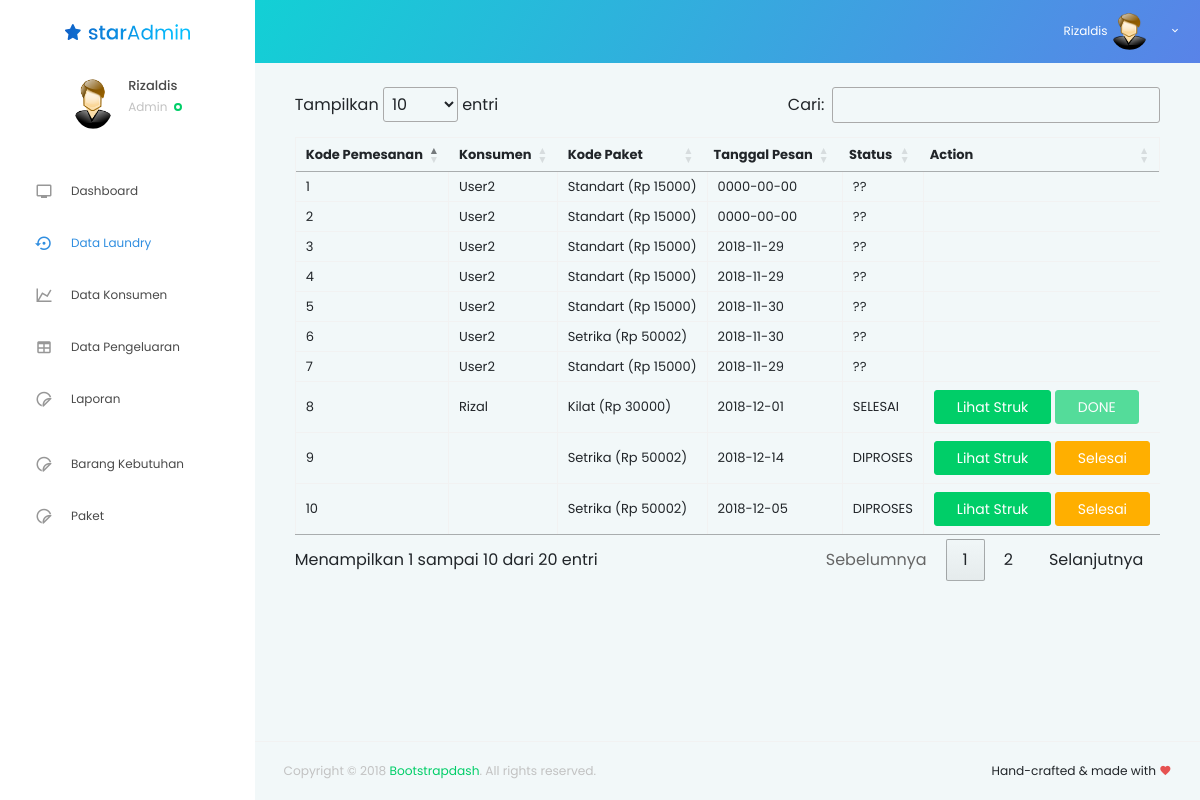
The app's page /page/admin/data_laundry.php (signed in) with its own data.
### tables this page shows
CREATE TABLE `vivalo_admin` (
  `id_admin` int(3) NOT NULL,
  `nama_admin` char(30) NOT NULL,
  `no_hp` varchar(15) DEFAULT NULL,
  `alamat` text NOT NULL
);

CREATE TABLE `vivalo_pemesanan` (
  `kd_pemesanan` int(5) NOT NULL,
  `id_konsumen` int(5) NOT NULL,
  `kd_paket` int(5) NOT NULL,
  `date` date NOT NULL,
  `jumlah_laundry` int(5) NOT NULL,
  `total` int(11) NOT NULL
);

CREATE TABLE `vivalo_konsumen` (
  `id_konsumen` int(5) NOT NULL,
  `nama_konsumen` char(30) NOT NULL,
  `email` varchar(255) NOT NULL,
  `alamat` varchar(50) NOT NULL,
  `no_hp` varchar(15) DEFAULT NULL,
  `file` text NOT NULL
);

CREATE TABLE `vivalo_paket` (
  `kd_paket` int(5) NOT NULL,
  `nama_paket` varchar(10) NOT NULL,
  `harga_paket` int(11) NOT NULL
);

CREATE TABLE `vivalo_laporan_pemasukan` (
  `kd_laporan` int(5) NOT NULL,
  `kd_pemesanan` int(5) NOT NULL,
  `status` char(10) NOT NULL
);

### config/functions/mysqli.php (called while the page is built, shortened)
<?php
class Database
{
    public $connection;
    public function __construct($host, $user, $pass, $db)
    {
        $this->connection = mysqli_connect($host, $user, $pass, $db);
        return $this->connection;
    }
    public function query($sql)
    {
        return mysqli_query($this->connection, $sql);
    }
    public function fetch($res)
    {
        return mysqli_fetch_assoc($res);
    }
}

### config/config.php (called while the page is built, shortened)
<?php
require_once __DIR__."/functions/mysqli.php";
$db = new Database("localhost", "root", "", "vivalo");

### page/admin/data_laundry.php (the view, shortened to what this page needs)
<!DOCTYPE html>
<html lang="en">
<link rel="stylesheet" href="../../../asset/css/all.css"">
<?php
include 'attr_head.php';
?>
<body>
  <div class="container-scroller">
    <?php
    include 'navbar.php';
    ?>
    <div class="container-fluid page-body-wrapper">
      <?php require_once __DIR__."/attr_nav.php" ?>
      <div class="main-panel">
        <div class="content-wrapper">
          <div class="row">
           <div class="container-fluid">
             <div class="col-md-12">
              <table id="example" class="table table-striped table-bordered" style="width:100%">
                <thead>
                  <tr>
                    <th>Kode Pemesanan</th>
                    <th>Konsumen</th>
                    <th>Kode Paket</th>
                    <th>Tanggal Pesan</th>
                    <th>Status</th>
                    <th>Action</th>
                  </tr>
                </thead>
                <tbody>
                  <?php foreach($db->query("SELECT * FROM `vivalo_pemesanan` INNER JOIN vivalo_paket ON vivalo_paket.kd_paket = vivalo_pemesanan.kd_paket ")->fetch_all() as $konsumen): ?>
                    <tr>
                      <td><?= $konsumen[0] ?></td>
                      <td><?= ucfirst($db->query("SELECT * FROM `vivalo_konsumen` WHERE `id_konsumen` = '".$konsumen[1]."'")->fetch_assoc()["nama_konsumen"]) ?></td>
                      <td><?= $db->query("SELECT * FROM `vivalo_paket` WHERE `kd_paket` = '".$konsumen[2]."'")->fetch_assoc()["nama_paket"] ?> (Rp <?= $db->query("SELECT * FROM `vivalo_paket` WHERE `kd_paket` = '".$konsumen[2]."'")->fetch_assoc()["harga_paket"] ?>)</td>
                      <td><?= $konsumen[3] ?></td>
                      <td><?= strtoupper($db->query("SELECT * FROM `vivalo_laporan_pemasukan` WHERE `kd_pemesanan` = '".$konsumen[0]."'")->fetch_assoc()["status"]) ?></td>
                      <td>
                        <?php
                        $status = $db->query("SELECT * FROM `vivalo_laporan_pemasukan` WHERE `kd_pemesanan` = '".$konsumen[0]."'")->fetch_assoc()["status"];
                        if ($status == "pending")
                        {
                          echo '<a href="#" class="btn btn-default addlndry" data-toggle="modal" data-target="#addLaundry" data-id="'.$konsumen[0].'" data-satuan="'.$konsumen[8].'">Tambah Data Laundry</a>';
                          echo '<a href="'.APP_URL.'page/action/update-status-pesanan.php?kd_pemesanan='.$konsumen[0].'&status=diproses" class="btn btn-primary">Proses</a>';
                        } else
                        if ($status == "diproses")
                        {
                          echo '<a href="javascript:void(0);" data-href="'.APP_URL.'page/action/lihat_struk.php?kd_pemesanan='.$konsumen[0].'" class="btn btn-success lihat_struk">Lihat Struk</a> ';
                          echo '<a href="'.APP_URL.'page/action/update-status-pesanan.php?kd_pemesanan='.$konsumen[0].'&status=selesai" class="btn btn-warning">Selesai</a>';
                        } else
                        if ($status == "selesai")
                        {
                          echo '<a href="javascript:void(0);" data-href="'.APP_URL.'page/action/lihat_struk.php?kd_pemesanan='.$konsumen[0].'" class="btn btn-success lihat_struk">Lihat Struk</a> ';
                          echo '<a href="#" class="btn btn-success disabled">DONE</a>';
                        }
                        ?>
                      </td>
                    </tr>
                  <?php endforeach ?>
                </tbody>
              </table>
            </div>
          </div>
        </div>
    </div>
    <footer class="footer">
      <div class="container-fluid clearfix">
        <span class="text-muted d-block text-center text-sm-left d-sm-inline-block">Copyright © 2018
          <a href="http://www.bootstrapdash.com/" target="_blank">Bootstrapdash</a>. All rights reserved.</span>
          <span class="float-none float-sm-right d-block mt-1 mt-sm-0 text-center">Hand-crafted &amp; made with
            <i class="mdi mdi-heart text-danger"></i>
          </span>
        </div>
      </footer>
    </div>
  </div>
</div>
</body></html>

### page/admin/navbar.php (shortened to what this page needs)
 <nav class="navbar default-layout col-lg-12 col-12 p-0 fixed-top d-flex flex-row">
  <div class="text-center navbar-brand-wrapper d-flex align-items-top justify-content-center">
    <a class="navbar-brand brand-logo" href="index.html">
      <img src="../../asset/images/logo.svg" alt="logo">
    </a>
  </div>
  <div class="navbar-menu-wrapper d-flex align-items-center">
    <ul class="navbar-nav navbar-nav-right">
      <li class="nav-item dropdown d-none d-xl-inline-block">
        <a class="nav-link dropdown-toggle" id="UserDropdown" href="#" data-toggle="dropdown" aria-expanded="false">
          <span class="profile-text">
               <?php
                if ($_SESSION['user_level'] == 'Admin') {
                  $admin = $db->fetch($db->query("SELECT * FROM `vivalo_admin` WHERE `id_admin` = '".$_SESSION["user_info"]["id_admin"]."'"));
                  echo $admin["nama_admin"];
                }else{
                  $admin = $db->fetch($db->query("SELECT * FROM `vivalo_manajer` WHERE `id_manajer` = '".$_SESSION["user_info"]["id_manajer"]."'"));
                  echo $admin["nama_manajer"];
                }
                ?>
            <?php if ($_SESSION['user_level'] == 'Admin') { ?>
              <img class="img-xs rounded-circle" src="../../asset/img/admin.png" alt="Profile image">
            <?php }else{ ?>
            <img class="img-xs rounded-circle" src="../../asset/img/manajer.png" alt="Profile image">
          <?php } ?>
        </a>
      </li>
    </ul>
  </div>
</nav>

### page/admin/attr_nav.php (shortened to what this page needs)
<nav class="sidebar sidebar-offcanvas" id="sidebar">
  <ul class="nav">
    <li class="nav-item nav-profile">
      <div class="nav-link">
        <div class="user-wrapper">
          <div class="profile-image">
            <?php if ($_SESSION['user_level'] == 'Admin') { ?>
              <img src="../../asset/img/admin.png" alt="profile image">
            <?php }else{ ?>
              <img src="../../asset/img/manajer.png" alt="profile image">
            <?php } ?>
          </div>
          <div class="text-wrapper">
            <?php
            if ($_SESSION['user_level'] == 'Admin') {
              $admin = $db->fetch($db->query("SELECT * FROM `vivalo_admin` WHERE `id_admin` = '".$_SESSION["user_info"]["id_admin"]."'"));
              echo '<p class="profile-name">'.$admin["nama_admin"].'</p>';
            }else{
              $admin = $db->fetch($db->query("SELECT * FROM `vivalo_manajer` WHERE `id_manajer` = '".$_SESSION["user_info"]["id_manajer"]."'"));
              echo '<p class="profile-name">'.$admin["nama_manajer"].'</p>';
            }
            ?>
            <div>
              <small class="designation text-muted"><?= $_SESSION["user_level"] ?></small>
              <span class="status-indicator online"></span>
            </div>
          </div>
        </div>
      </div>
    </li>
    <?php if ($_SESSION["user_level"] != "Manajer"): ?>
    <li class="nav-item">
      <a class="nav-link" href="index.php">
        <i class="menu-icon mdi mdi-television"></i>
        <span class="menu-title">Dashboard</span>
      </a>
    </li>
    <li class="nav-item">
      <a class="nav-link" href="data_laundry.php">
        <i class="menu-icon mdi mdi-backup-restore"></i>
        <span class="menu-title">Data Laundry</span>
      </a>
    </li>
    <li class="nav-item">
      <a class="nav-link" href="data_konsumen.php">
        <i class="menu-icon mdi mdi-chart-line"></i>
        <span class="menu-title">Data Konsumen</span>
      </a>
    </li>
    <li class="nav-item">
      <a class="nav-link" href="data_pengeluaran.php">
        <i class="menu-icon mdi mdi-table"></i>
        <span class="menu-title">Data Pengeluaran</span>
      </a>
    </li>
    <?php endif ?>
    <li class="nav-item">
      <a class="nav-link" href="laporan.php">
        <i class="menu-icon mdi mdi-sticker"></i>
        <span class="menu-title">Laporan</span>
      </a>
    </li>
    <li class="nav-item">
    </li>
    <?php if ($_SESSION["user_level"] != "Manajer"): ?>
    <li class="nav-item">
      <a class="nav-link" href="<?= APP_URL ?>page/admin/barang.php">
        <i class="menu-icon mdi mdi-sticker"></i>
        <span class="menu-title">Barang Kebutuhan</span>
      </a>
    </li>
    <li class="nav-item">
      <a class="nav-link" href="<?= APP_URL ?>page/admin/paket.php">
        <i class="menu-icon mdi mdi-sticker"></i>
        <span class="menu-title">Paket</span>
      </a>
    </li>
    <?php endif ?>
  </ul>
</nav>

### records on screen
vivalo_admin: nama_admin "Rizaldis"
vivalo_pemesanan: kd_pemesanan "1", id_konsumen.nama_konsumen "User2", kd_paket.nama_paket "Standart", kd_paket.harga_paket "15000", date "0000-00-00", kd_pemesanan.status "??"
vivalo_pemesanan: kd_pemesanan "2", id_konsumen.nama_konsumen "User2", kd_paket.nama_paket "Standart", kd_paket.harga_paket "15000", date "0000-00-00", kd_pemesanan.status "??"
vivalo_pemesanan: kd_pemesanan "3", id_konsumen.nama_konsumen "User2", kd_paket.nama_paket "Standart", kd_paket.harga_paket "15000", date "2018-11-29", kd_pemesanan.status "??"
vivalo_pemesanan: kd_pemesanan "4", id_konsumen.nama_konsumen "User2", kd_paket.nama_paket "Standart", kd_paket.harga_paket "15000", date "2018-11-29", kd_pemesanan.status "??"
vivalo_pemesanan: kd_pemesanan "5", id_konsumen.nama_konsumen "User2", kd_paket.nama_paket "Standart", kd_paket.harga_paket "15000", date "2018-11-30", kd_pemesanan.status "??"
vivalo_pemesanan: kd_pemesanan "6", id_konsumen.nama_konsumen "User2", kd_paket.nama_paket "Setrika", kd_paket.harga_paket "50002", date "2018-11-30", kd_pemesanan.status "??"
vivalo_pemesanan: kd_pemesanan "7", id_konsumen.nama_konsumen "User2", kd_paket.nama_paket "Standart", kd_paket.harga_paket "15000", date "2018-11-29", kd_pemesanan.status "??"
vivalo_pemesanan: kd_pemesanan "8", id_konsumen.nama_konsumen "Rizal", kd_paket.nama_paket "Kilat", kd_paket.harga_paket "30000", date "2018-12-01", kd_pemesanan.status "SELESAI"
vivalo_pemesanan: kd_pemesanan "9", kd_paket.nama_paket "Setrika", kd_paket.harga_paket "50002", date "2018-12-14", kd_pemesanan.status "DIPROSES"
vivalo_pemesanan: kd_pemesanan "10", kd_paket.nama_paket "Setrika", kd_paket.harga_paket "50002", date "2018-12-05", kd_pemesanan.status "DIPROSES"

### other values on screen
$_SESSION["user_level"] "Admin"
